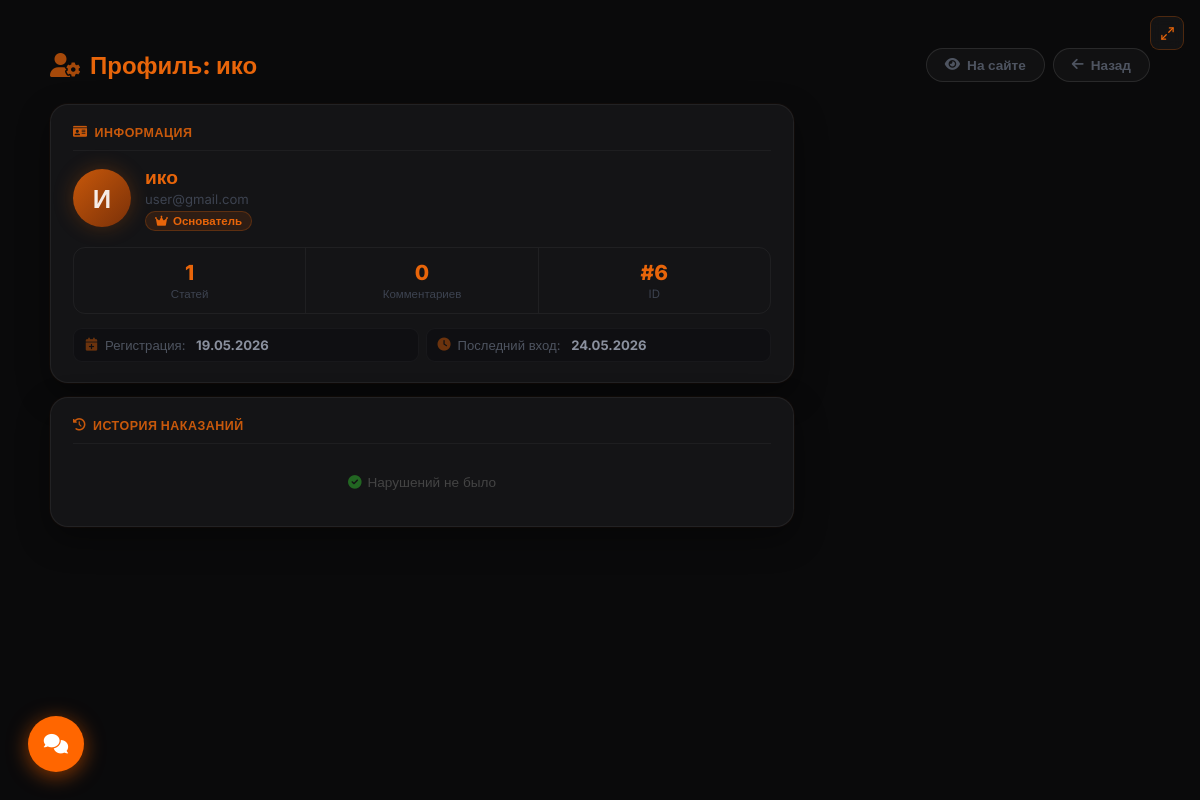
Page /admin/user/6 (signed in) on the earlier database version.
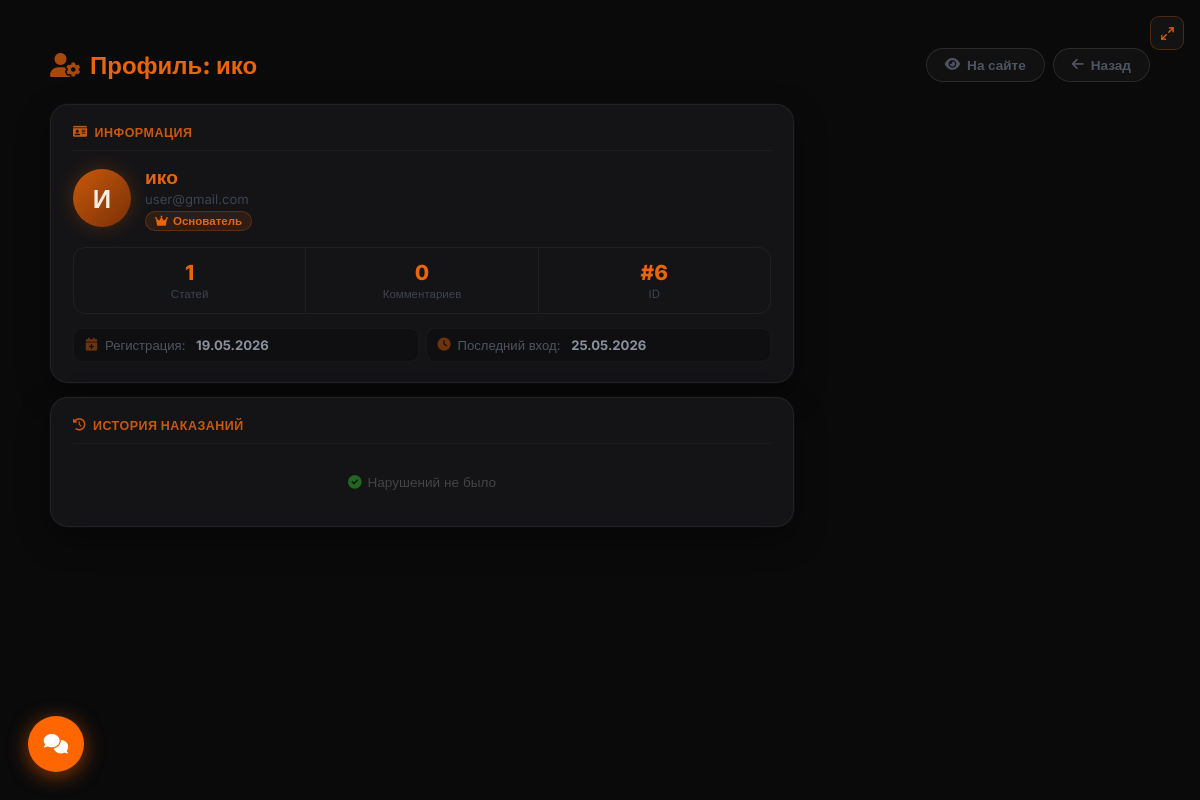
Same page on the later database version.
### models.py (models this page shows, shortened)
class User(db.Model, UserMixin):
    __tablename__ = 'users'
    id             = db.Column(db.Integer, primary_key=True)
    username       = db.Column(db.String(80),  unique=True, nullable=False)
    email          = db.Column(db.String(120), unique=True, nullable=False)
    password_hash  = db.Column(db.String(256), nullable=False)
    role           = db.Column(db.Integer, default=0)
    created_at     = db.Column(db.DateTime, default=datetime.utcnow)   # дата регистрации
    last_seen      = db.Column(db.DateTime, default=datetime.utcnow)
    banned_until   = db.Column(db.DateTime, nullable=True)
    ban_reason     = db.Column(db.String(500), nullable=True)
    banned_by_id   = db.Column(db.Integer, db.ForeignKey('users.id'), nullable=True)
    recovery_key   = db.Column(db.String(256), nullable=True)
    avatar         = db.Column(db.String(300), nullable=True)
    terms_agreed   = db.Column(db.Boolean, default=False)
    privacy_agreed = db.Column(db.Boolean, default=False)
    articles       = db.relationship('Article',  backref='author',     lazy='dynamic', foreign_keys='Article.author_id')
    comments       = db.relationship('Comment',  backref='author',     lazy='dynamic', foreign_keys='Comment.author_id')
    votes          = db.relationship('Vote',     backref='user',       lazy='dynamic')
    extra_pages    = db.relationship('ExtraPage', backref='author',    lazy='dynamic', foreign_keys='ExtraPage.author_id')
    comment_reactions = db.relationship('CommentReaction', backref='user', lazy='dynamic')
    def is_banned(self):
        if self.banned_until and self.banned_until > datetime.utcnow():
            return True
        return False
    def can_ban(self, target):
        if self.role < 3:
            return False
        if target.role >= self.role:
            return False
        return True
    def can_mute(self, target):
        if self.role < 1:
            return False
        if target.role >= self.role:
            return False
        return True

### app.py (the view)
@app.route('/admin/user/<int:user_id>')
@login_required
@mod_required
def admin_user_profile(user_id):
    target_user = User.query.get_or_404(user_id)
    history     = PenaltyHistory.query.filter_by(user_id=user_id).order_by(PenaltyHistory.created_at.desc()).all()
    muted_ids   = {m.user_id for m in Mute.query.filter(Mute.muted_until > datetime.utcnow()).all()}
    user_perm   = UserPermission.get_or_create(user_id) if current_user.role >= 4 else None
    return render_template('admin/user_profile.html', user=target_user, history=history,
                           muted_ids=muted_ids, user_perm=user_perm)

### app.py (called while the page is built)
@login_manager.user_loader
def load_user(user_id):
    return User.query.get(int(user_id))

@app.before_request
def update_last_seen():
    if current_user.is_authenticated:
        from flask import g as _g
        _now = datetime.utcnow()
        _last = session.get('_ls_ts', 0)
        if _now.timestamp() - _last > 60:
            current_user.last_seen = _now
            db.session.commit()
            session['_ls_ts'] = _now.timestamp()

def mod_required(f):
    from functools import wraps
    @wraps(f)
    def decorated(*args, **kwargs):
        if not current_user.is_authenticated or current_user.role < 3: abort(403)
        return f(*args, **kwargs)
    return decorated

### templates/admin/user_profile.html (shortened to what the changed rows need)
{% extends "base.html" %}
{% block content %}
<div class="admin-user-root">
<div class="admin-user-inner">
    <div class="page-header">
        <h1 class="page-title">
            <i class="fas fa-user-cog" style="opacity:0.7;"></i>
            Профиль: {{ user.username }}
        </h1>
        <div class="header-btns">
            <a href="{{ url_for('profile', username=user.username) }}" class="btn btn-outline" target="_blank">
            </a>
            <a href="javascript:void(0)" onclick="history.length>1?history.back():window.location.href='{{ url_for('admin_users') }}'" class="btn btn-outline">
            </a>
        </div>
    </div>
    <div class="main-grid">
        <div>
            <div class="card">
                <div class="user-top">
                    <div class="user-avatar">{{ user.username[0] }}</div>
                    <div>
                        <div class="user-name">{{ user.username }}</div>
                        <div class="user-email">{{ user.email }}</div>
                        {% set rmap = {0:('Участник','r0','fas fa-user'),1:('Модератор','r1','fas fa-shield-alt'),2:('Редактор','r2','fas fa-pen'),3:('Ст. Модератор','r3','fas fa-user-shield'),4:('Основатель','r4','fas fa-crown')} %}
                        {% set rname,rcls,ricon = rmap.get(user.role,('Участник','r0','fas fa-user')) %}
                        <div class="role-badge {{ rcls }}"><i class="{{ ricon }}"></i> {{ rname }}</div>
                    </div>
                </div>
                <div class="stats-row">
                    <div class="stat-box"><span class="stat-n">#{{ user.id }}</span><div class="stat-l">ID</div></div>
                </div>
                <div class="info-grid">
                    <div class="info-row"><i class="fas fa-calendar-plus"></i>Регистрация:&nbsp;<strong>{% if user.created_at %}{{ user.created_at.strftime('%d.%m.%Y') }}{% else %}—{% endif %}</strong></div>
                    <div class="info-row"><i class="fas fa-clock"></i>Последний вход:&nbsp;<strong>{% if user.last_seen %}{{ user.last_seen.strftime('%d.%m.%Y') }}{% else %}—{% endif %}</strong></div>
                </div>
            </div>
        </div>
    </div>
</div>
</div>
{% endblock %}

Differences in the rows shown:
changed User "ико": last_seen "24.05.2026" → "25.05.2026"
